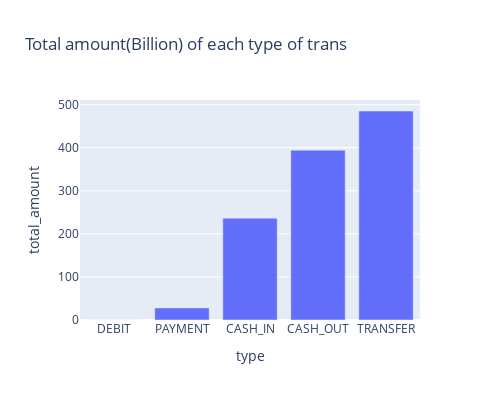

Notebook code cell kept with this figure:
### Code cell
fig1 = px.bar(total_money, x = 'type', y = 'total_amount', title='Total amount(Billion) of each type of trans')
fig1.update_layout(width=500, height=400) 
fig1.show()

### Figure 1 — Plotly figure (JSON) as saved in the notebook; plotly's stock layout.template omitted (floating-point values rounded to 4 significant figures)
{"data": [{"alignmentgroup": "True", "hovertemplate": "type=%{x}<br>total_amount=%{y}<extra></extra>", "legendgroup": "", "marker": {"color": "#636efa", "pattern": {"shape": ""}}, "name": "", "offsetgroup": "", "orientation": "v", "showlegend": false, "textposition": "auto", "type": "bar", "x": ["DEBIT", "PAYMENT", "CASH_IN", "CASH_OUT", "TRANSFER"], "xaxis": "x", "y": [0.227, 28.09, 236.4, 394.4, 485.3], "yaxis": "y"}], "layout": {"barmode": "relative", "height": 400, "legend": {"tracegroupgap": 0}, "title": {"text": "Total amount(Billion) of each type of trans"}, "width": 500, "xaxis": {"anchor": "y", "domain": [0, 1], "title": {"text": "type"}}, "yaxis": {"anchor": "x", "domain": [0, 1], "title": {"text": "total_amount"}}}}
